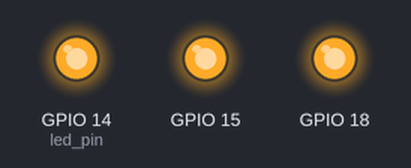
Simulated run of this program. Board: Raspberry Pi (BCM pin numbers). On the bench: output pins drawn as LEDs (lit = HIGH).

Above: at 1.0 s.
At 3.0 s:
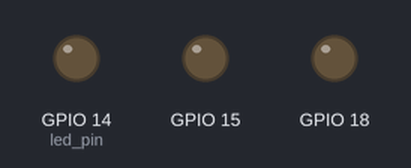
Timing chart, 0 to 5.2 s (numbered marks = the images above):
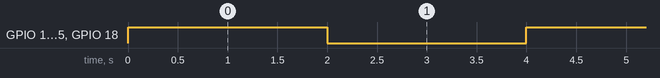

Measured:
- by itself, GPIO 14 (led_pin), GPIO 15, GPIO 18: alternates HIGH for 2.0 s and LOW for 2.0 s

The program:

sign_lights.py
```python
# from picamzero import Camera
# from time import sleep

# cam = Camera()
# cam.start_preview()

# sleep(15)

import RPi.GPIO as GPIO
import time

# Use GPIO pin 18
led_pin = 14

# Setup
GPIO.setmode(GPIO.BCM)
GPIO.setup(led_pin, GPIO.OUT)
GPIO.setup(15, GPIO.OUT)
GPIO.setup(18, GPIO.OUT)


# Blink forever
try:
    while True:
        GPIO.output(led_pin, GPIO.HIGH)  # LED on
        GPIO.output(15, GPIO.HIGH)
        GPIO.output(18, GPIO.HIGH)
        time.sleep(2)                    # Wait 1 second
        GPIO.output(led_pin, GPIO.LOW)   # LED off
        GPIO.output(15, GPIO.LOW)
        GPIO.output(18, GPIO.LOW)

        time.sleep(2)                    # Wait 1 second

except KeyboardInterrupt:
    # Clean up when you press ctrl+c
    GPIO.cleanup()
```
